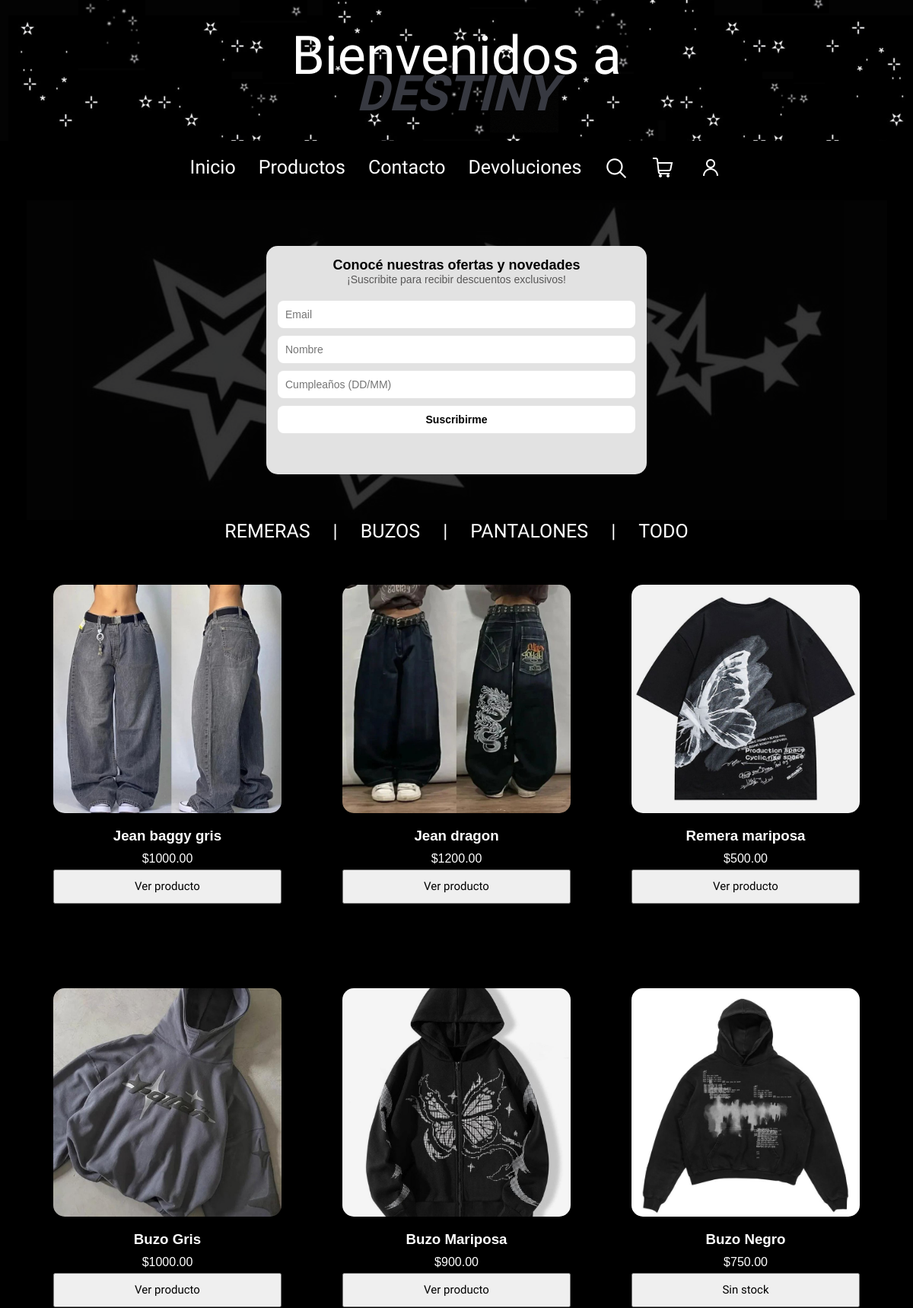
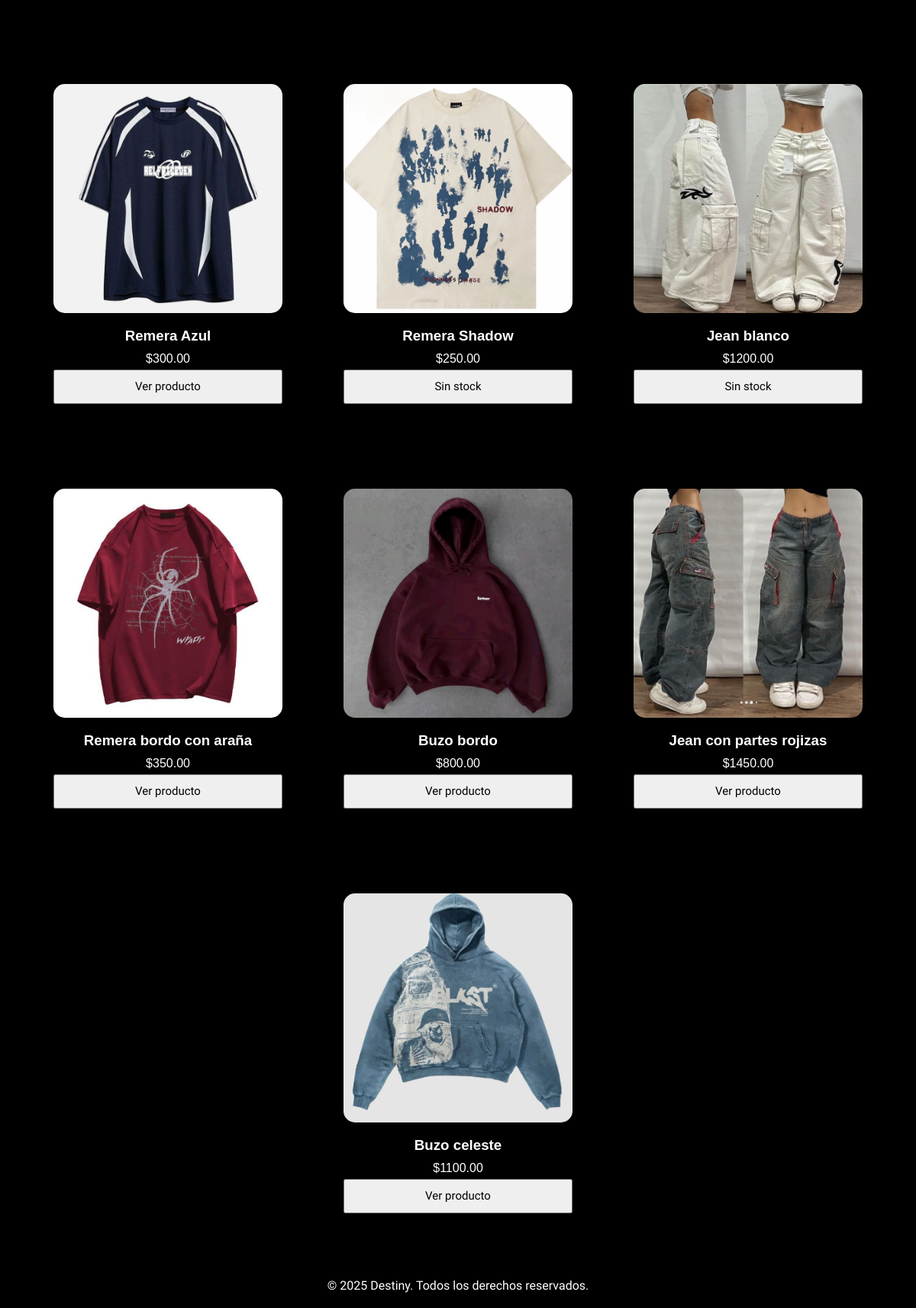
The page / on the database its author committed (2 pictures, top to bottom).
### tables this page shows
CREATE TABLE `productos` (
  `id_producto` int(11) NOT NULL,
  `Nombre` varchar(80) NOT NULL,
  `Precio` decimal(10,2) NOT NULL,
  `Marca` varchar(30) DEFAULT NULL,
  `Imagen` varchar(255) DEFAULT NULL,
  `id_categoria` int(11) DEFAULT NULL
);

### index.php (the view, shortened to what this page needs)
<!DOCTYPE html>
<html lang="es">
<head>
  <link rel="stylesheet" href="css/style.css?v=3">
</head>
<body>
  <div class="container-body">
    <header>
      <div class="fondo">
        <div class="foto">
          <h1> Bienvenidos a<br><span class="destiny">DESTINY</span></h1>
        </div>
      </div>
    </header>
    <div class="eti">
      <nav>
        <ul>
          <li><a href="#inicio">Inicio </a></li>
          <li><a href="#productos">Productos</a></li>
          <li><a href="html/contacto.html">Contacto</a></li>
          <li><a href="html/politicas.html">Devoluciones</a></li>
          <li>
            <button id="btn-lupa" type="button">
              <img src="img/pag/lupa.png" alt="Buscar"/>
            </button>
          </li>
          <li>
            <a href="html/carrito.html">
              <button id="loguito" type="button">
                <img src="img/pag/carrito.png" alt="Carrito">
              </button>
            </a>
          </li>
          <?php if (isset($_SESSION['id_usuario'])): ?>
            <li>
              <a href="code/logout.php">
                <button id="loguitoo" type="button">
                  <img src="img/pag/logout.png" alt="Cerrar sesión">
                </button>
              </a>
            </li>
          <?php else: ?>
              <li>
                <a href="html/login.html">
                  <button id="loguito" type="button">
                    <img src="img/pag/user.png" alt="Iniciar sesión">
                  </button>
                </a>
              </li>
          <?php endif; ?>
        </ul>
      </nav>
    </div>
  </div>
<section id="formulario" class="formulario">
    <div class="form-container">
        <h2>Conocé nuestras ofertas y novedades</h2>
        <p>¡Suscribite para recibir descuentos exclusivos!</p>
        <form>
          <input type="email" placeholder="Email" required>
          <input type="text" placeholder="Nombre" required>
          <input type="text" placeholder="Cumpleaños (DD/MM)" required>
          <button type="submit">Suscribirme</button>
        </form>
    </div>
</section>
<div class="ropa">
  <ul>
    <li><a href="index.php?categoria=1">REMERAS</a></li>
    <li>|</li>
    <li><a href="index.php?categoria=2">BUZOS</a></li>
    <li>|</li>
    <li><a href="index.php?categoria=3">PANTALONES</a></li>
    <li>|</li>
    <li><a href="index.php">TODO</a></li>
  </ul>
</div>
<section id="productos" class="productos">
  <div class="contenedor-productos">
    <?php
    include("code/conexion.php");
    if (isset($_GET['buscar']) && !empty($_GET['buscar'])) {
        $busqueda = $conn->real_escape_string($_GET['buscar']);
        $sql = "SELECT * FROM productos WHERE Nombre LIKE '%$busqueda%'";
    } elseif (isset($_GET['categoria']) && is_numeric($_GET['categoria'])) {
        $id_categoria = $_GET['categoria'];
        $sql = "SELECT * FROM productos WHERE id_categoria = $id_categoria";
    } else {
        $sql = "SELECT * FROM productos";
    }
    $result = $conn->query($sql);
    if ($result && $result->num_rows > 0) {
        while ($row = $result->fetch_assoc()) {
            $idp = $row['id_producto'];
            $q_stock = $conn->query("SELECT SUM(stock) AS total FROM stock_producto_talle WHERE id_producto=$idp");
            $tot = $q_stock->fetch_assoc()['total'] ?? 0;
            echo "<div class='producto'>";
            echo "<a href='html/producto.php?id=" . $row['id_producto'] . "' class='link-producto'>
                    <div class='imagen'>
                      <img src='" . $row['Imagen'] . "' alt='" . $row['Nombre'] . "'/>
                    </div>
                  </a>";
            echo "<div class='nombre'><h3>" . $row['Nombre'] . "</h3></div>";
            echo "<div class='precio'><p>$" . $row['Precio'] . "</p></div>";
            if ($tot > 0) {
                echo "<div class='carrito'>
                        <a href='html/producto.php?id=" . $row['id_producto'] . "'>
                          <button class='btn-ver'>Ver producto</button>
                        </a>
                      </div>";
            } else {
                echo "<div class='carrito'><button class='btn-ver'>Sin stock</button></div>";
            }
            echo "</div>";
        }
    } else {
        echo "<p>No hay productos cargados en esta categoría.</p>";
    }
    ?>
  </div>
</section>
<footer>
  <div class="futi">
    <p>&copy; 2025 Destiny. Todos los derechos reservados.</p>
  </div>
</footer>
</body>
</html>

### css/style.css (style rules this page uses)
* { box-sizing: border-box; margin: 0; padding: 0; }
body { font-family: sans-serif; padding: 0; color: #ffffff; background-color: #000000; }
header { margin: 0; padding: 0; }
header, header .fondo { max-width: 100% !important; width: 100% !important; margin: 0 !important; }
header .fondo { width: 100vw; height: auto; background-image: url("../img/pag/headern.png"); background-size: cover; background-position: center; background-repeat: no-repeat; display: flex; flex-direction: column; align-items: center; justify-content: center; padding-top: 50px; padding-bottom: 40px; }
header h1 { font-family: "Great vibes", cursive; font-size: 70px; font-weight: 5; margin: 0; line-height: 0.68; text-align: center; }
header h1 .destiny { color: #373941; font-family: "Oswald", cursive; font-optical-sizing: auto; font-style: italic; font-weight: bold; font-size: 65px; text-align: center; margin: 0; padding: 0; background-color: transparent }
.eti { padding: 20px 20px; width: 100%; display: flex; justify-content: center; text-align: center; align-items: center; background-color: #000000; padding-top: 20px; }
nav ul { font-family: "Rowdies", sans-serif; list-style: none; display: flex; gap: 30px; word-spacing: 50px; margin: 0px; }
nav ul li a { color: rgb(255, 255, 255); text-decoration: none; font-size: 25px; }
nav ul li #loguito { border: none; background-color: #000000; }
.ropa { margin-bottom: 10px; width: 100%; display: flex; justify-content: center; text-align: center; align-items: center; background-color: #000000; cursor: pointer; }
ul { font-family: "Rowdies", sans-serif; list-style: none; display: flex; gap: 30px; word-spacing: 50px; margin: 0px; }
ul li { color: rgb(255, 255, 255); text-decoration: none; font-size: 25px; }
ul li a { color: rgb(255, 255, 255); text-decoration: none; font-size: 25px; }
.formulario { background-image: url("../img/pag/fondoform.png"); background-repeat: no-repeat; background-size: contain; background-position: center; background-color: transparent; padding: 10px; }
.form-container form { background-color: #e2e2e2; }
.form-container { background-color: #e2e2e2;; padding: 15px; top: 50px; max-width: 500px; height: 300px; margin: 50px auto; border-radius: 15px; text-align: center; }
.form-container h2 { background-color: #e2e2e2;; color:black; font-size: 18px; margin: 0; font-weight: bold; }
.form-container p { background-color: #e2e2e2;; font-size: 14px; color: rgb(88, 87, 87); margin-bottom: 20px; }
.form-container input { background-color: #ffffff; color:black; width: 100%; padding: 10px; margin-bottom: 10px; border: none; border-radius: 8px; font-size: 14px; }
.form-container button { width: 100%; padding: 10px; background-color: white; color: black; border: none; border-radius: 8px; font-size: 14px; font-weight: bold; cursor: pointer; }
.contenedor-productos { display: flex; justify-content: center; gap: 20px; flex-wrap: wrap; }
.producto { background: #c20c0c00; padding: 15px; margin: 5px; border-radius: 15px; text-align: center; width: 350px; height: 500px; justify-content: center; align-items: center; display: flex; flex-direction: column; }
.producto h3, .producto p { margin: 5px 0; }
.imagen img { width: 300px; height: 300px; object-fit: cover; border-radius: 15px; margin-bottom: 10px; }
.carrito button { width: 300px; height: 45px; cursor: pointer; font-family: "Rowdies", sans-serif; font-size: 15px; }
.futi { background-color: #000000; text-align: center; padding: 20px 0; margin-top: 20px; font-family: "Rowdies", sans-serif; color:white; }
#btn-lupa { border: none; background-color: #000000; }
html { scrollbar-color: #444 #000; scrollbar-width: thin; }

### rows shown on the page
productos: Imagen (picture), Nombre "Jean baggy gris", Precio "1000.00"
productos: Imagen (picture), Nombre "Jean dragon", Precio "1200.00"
productos: Imagen (picture), Nombre "Remera mariposa", Precio "500.00"
productos: Imagen (picture), Nombre "Buzo Gris", Precio "1000.00"
productos: Imagen (picture), Nombre "Buzo Mariposa", Precio "900.00"
productos: Imagen (picture), Nombre "Buzo Negro", Precio "750.00", shows "Sin stock"
productos: Imagen (picture), Nombre "Remera Azul", Precio "300.00"
productos: Imagen (picture), Nombre "Remera Shadow", Precio "250.00", shows "Sin stock"
productos: Imagen (picture), Nombre "Jean blanco", Precio "1200.00", shows "Sin stock"
productos: Imagen (picture), Nombre "Remera bordo con araña", Precio "350.00"
productos: Imagen (picture), Nombre "Buzo bordo", Precio "800.00"
productos: Imagen (picture), Nombre "Jean con partes rojizas", Precio "1450.00"
productos: Imagen (picture), Nombre "Buzo celeste", Precio "1100.00"
